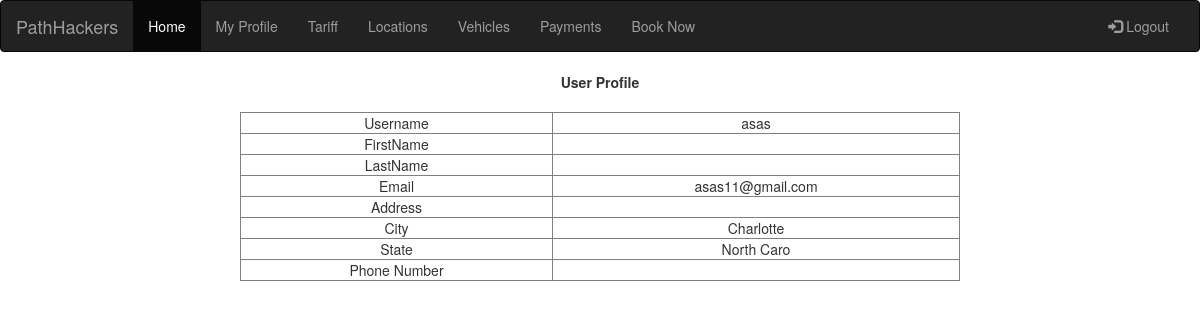
Screenshot of /PathHackers/PathHackers/myprofile.php (signed in) with the database file from the repository.
### tables this page shows
CREATE TABLE `users` (
  `id` int(11) NOT NULL,
  `username` varchar(20) NOT NULL,
  `password` varchar(40) DEFAULT NULL,
  `fName` varchar(20) NOT NULL,
  `lName` varchar(20) NOT NULL,
  `role` int(11) NOT NULL,
  `emailId` varchar(20) DEFAULT NULL,
  `address` varchar(20) DEFAULT NULL,
  `state` varchar(10) DEFAULT NULL,
  `city` varchar(10) DEFAULT NULL,
  `phoneNumber` int(11) DEFAULT NULL,
  `zipCode` int(11) DEFAULT NULL,
  `country` varchar(20) DEFAULT NULL,
  `isActive` varchar(10) NOT NULL,
  `lastLogin` timestamp NOT NULL DEFAULT CURRENT_TIMESTAMP,
  `dateJoined` date NOT NULL
);

### PathHackers/PathHackers/session.php (called while the page is built, shortened)
<?php
$user_check=$_SESSION['user'];
?>

### PathHackers/PathHackers/myprofile.php (the view, shortened to what this page needs)
<!DOCTYPE html>
<html lang="en">
<head>
  <link rel="stylesheet" href="http://maxcdn.bootstrapcdn.com/bootstrap/3.3.6/css/bootstrap.min.css">
</head>
<body>
<nav class="navbar navbar-inverse">
  <div class="container-fluid">
    <div class="navbar-header">
      <a class="navbar-brand" href="home.php">PathHackers</a>
    </div>
    <div class="collapse navbar-collapse" id="myNavbar">
      <ul class="nav navbar-nav">
        <li class="active"><a href="Home.php">Home</a></li>
        <li><a href="myprofile.php">My Profile</a></li>
        <li><a href="tariff.php">Tariff</a></li>
        <li><a href="locations.php">Locations</a></li>
        <li><a href="vehicles.php">Vehicles</a></li>
        <li><a href="Payments.php">Payments</a></li>
		<li><a href="booking.php">Book Now</a></li>
      </ul>
      <ul class="nav navbar-nav navbar-right">
        <li><a href="logout.php"><span class="glyphicon glyphicon-log-in"></span> Logout</a></li>
      </ul>
    </div>
  </div>
</nav>
<?php
include('session.php');
$servername = "localhost";
$username = "root";
$password = "";
$dbname = "parking";
$conn = new mysqli($servername, $username, $password, $dbname);
$sql = "SELECT UserName, FName, LName, EmailID,Address, City, State,PhoneNumber FROM users where id=$user_check";
$result = $conn->query($sql);
if ($result->num_rows > 0) {
     while($row = $result->fetch_assoc()) {
         echo "<table border='0' align=Center width=80%>
		 <tr> <td colspan=2 align=Center><b>User Profile</b></td> </tr>
		 <tr><td><br></td></tr>
		 </table>
		 <table border=1 width=60% align= Center>
		 <tr><td align=Center>Username</td><td align=Center> ". $row["UserName"]. "</td></tr>
		 <tr><td align=Center>FirstName</td><td align=Center>" .$row["FName"] ."</td></tr>
		 <tr><td align=Center>LastName</td><td align=Center>" .$row["LName"] ."</td></tr>
		 <tr><td align=Center>Email</td><td align=Center>" . $row["EmailID"] . "</td></tr>
		 <tr><td align=Center>Address</td><td align=Center>" .$row["Address"] ."</td></tr>
		 <tr><td align=Center>City</td><td align=Center>" .$row["City"] ."</td></tr>
		 <tr><td align=Center>State</td><td align=Center>" .$row["State"] ."</td></tr>
		 <tr><td align=Center>Phone Number</td><td align=Center>" .$row["PhoneNumber"] ."</td></tr>
  </table>";
     }
} else {
     echo "Profile not found. Please contact Administrator";
}
?>
</body>
</html>

### rows the page displays
users: username "asas", emailId "asas11@gmail.com", city "Charlotte", state "North Caro"
